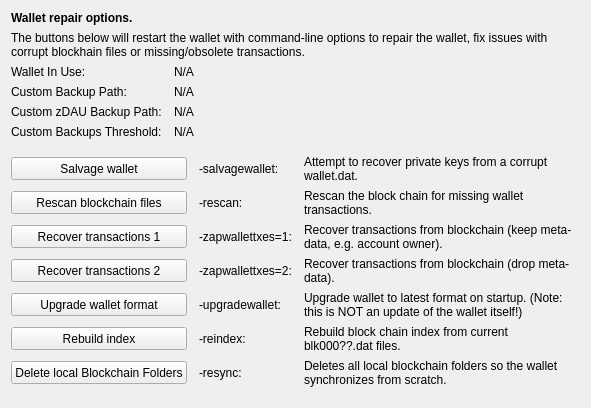
     <widget class="QWidget" name="tab_repair">
      <attribute name="title">
       <string>&amp;Wallet Repair</string>
      </attribute>
      <layout class="QGridLayout" name="gridLayout_4" columnstretch="0,0,0,0">
       <property name="horizontalSpacing">
        <number>12</number>
       </property>
       <item row="0" column="0" colspan="4">
        <widget class="QLabel" name="label_repair_header">
         <property name="font">
          <font>
           <weight>75</weight>
           <bold>true</bold>
          </font>
         </property>
         <property name="text">
          <string>Wallet repair options.</string>
         </property>
        </widget>
       </item>
       <item row="1" column="0" colspan="4">
        <widget class="QLabel" name="label_repair_helptext">
         <property name="font">
          <font>
           <weight>50</weight>
           <bold>false</bold>
          </font>
         </property>
         <property name="text">
          <string>The buttons below will restart the wallet with command-line options to repair the wallet, fix issues with corrupt blockhain files or missing/obsolete transactions.</string>
         </property>
         <property name="wordWrap">
          <bool>true</bool>
         </property>
        </widget>
       </item>
       <item row="2" column="0">
        <widget class="QLabel" name="wallet_path_label">
         <property name="text">
          <string>Wallet In Use:</string>
         </property>
        </widget>
       </item>
       <item row="2" column="1" colspan="3">
        <widget class="QLabel" name="wallet_path">
         <property name="cursor">
          <cursorShape>IBeamCursor</cursorShape>
         </property>
         <property name="text">
          <string>N/A</string>
         </property>
         <property name="textFormat">
          <enum>Qt::PlainText</enum>
         </property>
         <property name="textInteractionFlags">
          <set>Qt::LinksAccessibleByMouse|Qt::TextSelectableByKeyboard|Qt::TextSelectableByMouse</set>
         </property>
        </widget>
       </item>
       <item row="3" column="0">
        <widget class="QLabel" name="wallet_custombackuppath_label">
         <property name="text">
          <string>Custom Backup Path:</string>
         </property>
         <property name="visible">
          <bool>false</bool>
         </property>
        </widget>
       </item>
       <item row="3" column="1" colspan="3">
        <widget class="QLabel" name="wallet_custombackuppath">
         <property name="cursor">
          <cursorShape>IBeamCursor</cursorShape>
         </property>
         <property name="text">
          <string>N/A</string>
         </property>
         <property name="textFormat">
          <enum>Qt::PlainText</enum>
         </property>
         <property name="textInteractionFlags">
          <set>Qt::LinksAccessibleByMouse|Qt::TextSelectableByKeyboard|Qt::TextSelectableByMouse</set>
         </property>
         <property name="visible">
          <bool>false</bool>
         </property>
        </widget>
       </item>
       <item row="4" column="0">
        <widget class="QLabel" name="wallet_customzdaubackuppath_label">
         <property name="text">
          <string>Custom zDAU Backup Path:</string>
         </property>
         <property name="visible">
          <bool>false</bool>
         </property>
        </widget>
       </item>
       <item row="4" column="1" colspan="3">
        <widget class="QLabel" name="wallet_customzdaubackuppath">
         <property name="cursor">
          <cursorShape>IBeamCursor</cursorShape>
         </property>
         <property name="text">
          <string>N/A</string>
         </property>
         <property name="textFormat">
          <enum>Qt::PlainText</enum>
         </property>
         <property name="textInteractionFlags">
          <set>Qt::LinksAccessibleByMouse|Qt::TextSelectableByKeyboard|Qt::TextSelectableByMouse</set>
         </property>
         <property name="visible">
          <bool>false</bool>
         </property>
        </widget>
       </item>
       <item row="5" column="0">
        <widget class="QLabel" name="wallet_custombackupthreshold_label">
         <property name="text">
          <string>Custom Backups Threshold:</string>
         </property>
         <property name="visible">
          <bool>false</bool>
         </property>
        </widget>
       </item>
       <item row="5" column="1" colspan="3">
        <widget class="QLabel" name="wallet_custombackupthreshold">
         <property name="cursor">
          <cursorShape>IBeamCursor</cursorShape>
         </property>
         <property name="text">
          <string>N/A</string>
         </property>
         <property name="textFormat">
          <enum>Qt::PlainText</enum>
         </property>
         <property name="textInteractionFlags">
          <set>Qt::LinksAccessibleByMouse|Qt::TextSelectableByKeyboard|Qt::TextSelectableByMouse</set>
         </property>
         <property name="visible">
          <bool>false</bool>
         </property>
        </widget>
       </item>
       <item row="6" column="0">
        <spacer name="verticalSpacer_repair1">
         <property name="orientation">
          <enum>Qt::Vertical</enum>
         </property>
         <property name="sizeHint" stdset="0">
          <size>
           <width>10</width>
           <height>10</height>
          </size>
         </property>
        </spacer>
       </item>
       <item row="7" column="0" colspan="2">
        <widget class="QPushButton" name="btn_salvagewallet">
         <property name="minimumSize">
          <size>
           <width>100</width>
           <height>23</height>
          </size>
         </property>
         <property name="text">
          <string>Salvage wallet</string>
         </property>
        </widget>
       </item>
       <item row="7" column="2">
        <widget class="QLabel" name="label_repair_salvage_command">
         <property name="text">
          <string notr="true">-salvagewallet:</string>
         </property>
        </widget>
       </item>
       <item row="7" column="3">
        <widget class="QLabel" name="label_repair_salvage">
         <property name="text">
          <string>Attempt to recover private keys from a corrupt wallet.dat.</string>
         </property>
         <property name="wordWrap">
          <bool>true</bool>
         </property>
        </widget>
       </item>
       <item row="8" column="0" colspan="2">
        <widget class="QPushButton" name="btn_rescan">
         <property name="minimumSize">
          <size>
           <width>100</width>
           <height>23</height>
          </size>
         </property>
         <property name="text">
          <string>Rescan blockchain files</string>
         </property>
        </widget>
       </item>
       <item row="8" column="2">
        <widget class="QLabel" name="label_repair_rescan_command">
         <property name="text">
          <string notr="true">-rescan:</string>
         </property>
        </widget>
       </item>
       <item row="8" column="3">
        <widget class="QLabel" name="label_repair_rescan">
         <property name="text">
          <string>Rescan the block chain for missing wallet transactions.</string>
         </property>
         <property name="wordWrap">
          <bool>true</bool>
         </property>
        </widget>
       </item>
       <item row="9" column="0" colspan="2">
        <widget class="QPushButton" name="btn_zapwallettxes1">
         <property name="minimumSize">
          <size>
           <width>100</width>
           <height>23</height>
          </size>
         </property>
         <property name="text">
          <string>Recover transactions 1</string>
         </property>
        </widget>
       </item>
       <item row="9" column="2">
        <widget class="QLabel" name="label_repair_zap1_command">
         <property name="text">
          <string notr="true">-zapwallettxes=1:</string>
         </property>
        </widget>
       </item>
       <item row="9" column="3">
        <widget class="QLabel" name="label_repair_zap1">
         <property name="text">
          <string>Recover transactions from blockchain (keep meta-data, e.g. account owner).</string>
         </property>
         <property name="wordWrap">
          <bool>true</bool>
         </property>
        </widget>
       </item>
       <item row="10" column="0" colspan="2">
        <widget class="QPushButton" name="btn_zapwallettxes2">
         <property name="minimumSize">
          <size>
           <width>100</width>
           <height>23</height>
          </size>
         </property>
         <property name="text">
          <string>Recover transactions 2</string>
         </property>
        </widget>
       </item>
       <item row="10" column="2">
        <widget class="QLabel" name="label_repair_zap2_command">
         <property name="text">
          <string notr="true">-zapwallettxes=2:</string>
         </property>
        </widget>
       </item>
       <item row="10" column="3">
        <widget class="QLabel" name="label_repair_zap2">
         <property name="text">
          <string>Recover transactions from blockchain (drop meta-data).</string>
         </property>
         <property name="wordWrap">
          <bool>true</bool>
         </property>
        </widget>
       </item>
       <item row="11" column="0" colspan="2">
        <widget class="QPushButton" name="btn_upgradewallet">
         <property name="minimumSize">
          <size>
           <width>100</width>
           <height>23</height>
          </size>
         </property>
         <property name="text">
          <string>Upgrade wallet format</string>
         </property>
        </widget>
       </item>
       <item row="11" column="2">
        <widget class="QLabel" name="label_repair_upgrade_command">
         <property name="text">
          <string notr="true">-upgradewallet:</string>
         </property>
        </widget>
       </item>
       <item row="11" column="3">
        <widget class="QLabel" name="label_repair_upgrade">
         <property name="text">
          <string>Upgrade wallet to latest format on startup. (Note: this is NOT an update of the wallet itself!)</string>
         </property>
         <property name="wordWrap">
          <bool>true</bool>
         </property>
        </widget>
       </item>
       <item row="12" column="0" colspan="2">
        <widget class="QPushButton" name="btn_reindex">
         <property name="minimumSize">
          <size>
           <width>100</width>
           <height>23</height>
          </size>
         </property>
         <property name="text">
          <string>Rebuild index</string>
         </property>
        </widget>
       </item>
       <item row="12" column="2">
        <widget class="QLabel" name="label_repair_reindex_command">
         <property name="text">
          <string notr="true">-reindex:</string>
         </property>
        </widget>
       </item>
       <item row="12" column="3">
        <widget class="QLabel" name="label_repair_reindex">
         <property name="text">
          <string>Rebuild block chain index from current blk000??.dat files.</string>
         </property>
         <property name="wordWrap">
          <bool>true</bool>
         </property>
        </widget>
       </item>
       <item row="13" column="0" colspan="2">
        <widget class="QPushButton" name="btn_resync">
         <property name="minimumSize">
          <size>
           <width>100</width>
           <height>23</height>
          </size>
         </property>
         <property name="text">
          <string>Delete local Blockchain Folders</string>
         </property>
        </widget>
       </item>
       <item row="13" column="2">
        <widget class="QLabel" name="label_repair_resync_command">
         <property name="text">
          <string>-resync:</string>
         </property>
        </widget>
       </item>
       <item row="13" column="3">
        <widget class="QLabel" name="label_repair_resync">
         <property name="text">
          <string>Deletes all local blockchain folders so the wallet synchronizes from scratch.</string>
         </property>
         <property name="wordWrap">
          <bool>true</bool>
         </property>
        </widget>
       </item>
       <item row="14" column="0">
        <spacer name="verticalSpacer_repair2">
         <property name="orientation">
          <enum>Qt::Vertical</enum>
         </property>
         <property name="sizeHint" stdset="0">
          <size>
           <width>20</width>
           <height>10</height>
          </size>
         </property>
        </spacer>
       </item>
      </layout>
     </widget>
